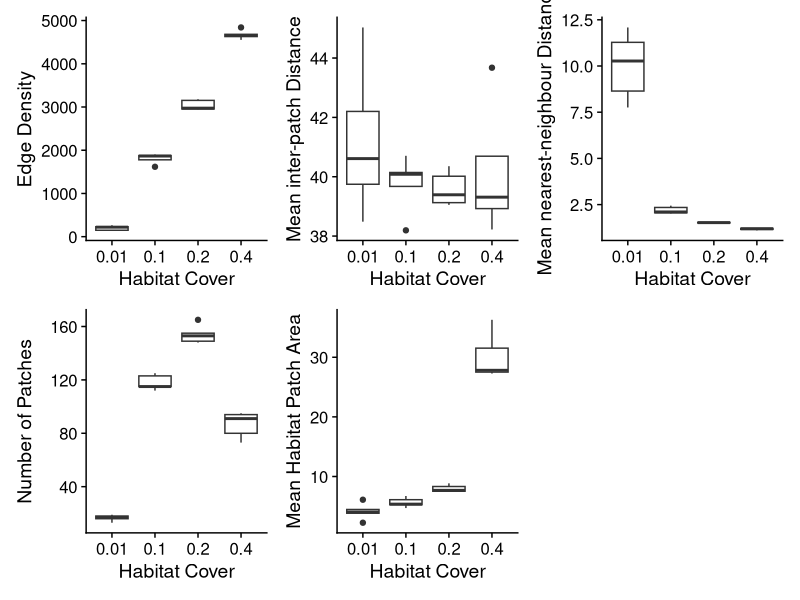

Reproduce this figure in R.

rm(list = ls())

library(tidyverse)
library(cowplot)
library(patchwork)

df <- read.csv("Results/Results_Folder/Exploring Metapopulation Capacity/Cover Distance Relationship/cover_dist_summary.csv")

p1 <- ggplot(df, aes(x = as.factor(ai), y = edge_density)) +
  geom_boxplot() +
  labs(x = "Habitat Cover", y = "Edge Density") +
  theme_minimal() +
  theme(axis.text.x = element_text(angle = 45, hjust = 1)) +
  theme_cowplot()

p2 <- ggplot(df, aes(x = as.factor(ai), y = mean_distance )) +
  geom_boxplot() +
  labs(x = "Habitat Cover", y = "Mean inter-patch Distance") +
  theme_minimal() +
  theme(axis.text.x = element_text(angle = 45, hjust = 1)) +
  theme_cowplot()

p3 <- ggplot(df, aes(x = as.factor(ai), y = mean_nearest_distance )) +
  geom_boxplot() +
  labs(x = "Habitat Cover", y = "Mean nearest-neighbour Distance") +
  theme_minimal() +
  theme(axis.text.x = element_text(angle = 45, hjust = 1)) +
  theme_cowplot()

p4 <- ggplot(df, aes(x = as.factor(ai), y = num_patches )) +
  geom_boxplot() +
  labs(x = "Habitat Cover", y = "Number of Patches") +
  theme_minimal() +
  theme(axis.text.x = element_text(angle = 45, hjust = 1)) +
  theme_cowplot()

p5 <- ggplot(df, aes(x = as.factor(ai), y = mean_patch_area )) +
  geom_boxplot() +
  labs(x = "Habitat Cover", y = "Mean Habitat Patch Area") +
  theme_minimal() +
  theme(axis.text.x = element_text(angle = 45, hjust = 1)) +
  theme_cowplot()

p1 + p2 + p3 + p4 + p5
